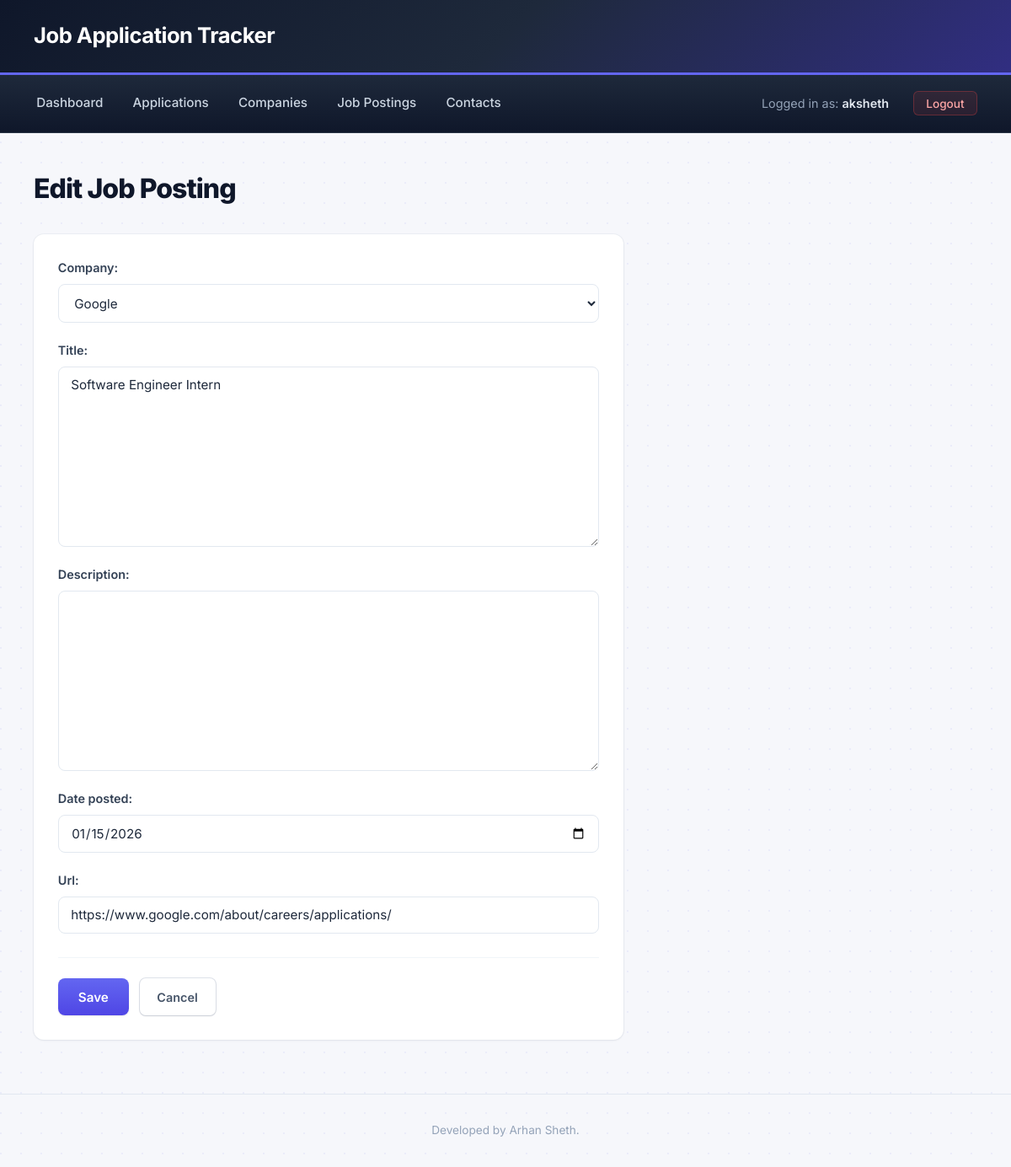
Page /project/job-postings/1/update/ (signed in) on the committed database.
### project/models.py (models this page shows, shortened)
class JobPosting(models.Model):
    company = models.ForeignKey(
        Company, on_delete=models.CASCADE, related_name='job_postings'
    )
    title = models.TextField()
    description = models.TextField(blank=True)
    date_posted = models.DateField(null=True, blank=True)
    url = models.URLField(blank=True)

### project/views.py (the view, shortened to what this page needs)
# urls.py: path('job-postings/<int:pk>/update/', views.JobPostingUpdateView.as_view(), name='job_posting_update'),
class JobPostingUpdateView(LoginRequiredMixin, UpdateView):
    model = JobPosting
    form_class = JobPostingForm
    template_name = 'project/job_posting_form.html'

### project/forms.py
class JobPostingForm(forms.ModelForm):
    class Meta:
        model = JobPosting
        fields = ['company', 'title', 'description', 'date_posted', 'url']
        widgets = {
            'date_posted': forms.DateInput(attrs={'type': 'date'}),
        }

### project/models.py (called while the page is built)
    def __str__(self):
        return f'{self.name}'

### project/templates/project/job_posting_form.html (shortened to what this page needs)
{% extends 'project/base.html' %}
{% block content %}
<div class="page-header">
    <h2>
        {% if object %}Edit Job Posting{% else %}New Job Posting{% endif %}
    </h2>
</div>
<div class="card" style="max-width: 700px;">
    <form method="POST">
        {% for field in form %}
            <div class="form-group">
                <label for="{{ field.id_for_label }}">{{ field.label }}:</label>
                {{ field }}
            </div>
        {% endfor %}
        <div class="form-actions">
            <input type="submit" value="Save">
            <a href="{% url 'job_posting_list' %}" class="btn btn-secondary">Cancel</a>
        </div>
    </form>
</div>
{% endblock %}

### project/templates/project/base.html (shortened to what this page needs)
{% load static %}
<html>
    <head>
        <link rel="stylesheet" type="text/css" href="{% static 'project.css' %}">
    </head>
    <body>
        <h1>Job Application Tracker</h1>
        <div id="nav">
            {% if request.user.is_authenticated %}
                <a href="{% url 'dashboard' %}">Dashboard</a>
                <a href="{% url 'application_list' %}">Applications</a>
                <a href="{% url 'company_list' %}">Companies</a>
                <a href="{% url 'job_posting_list' %}">Job Postings</a>
                <a href="{% url 'contact_list' %}">Contacts</a>
                <span class="logged-in-as">Logged in as: <strong>{{request.user}}</strong></span>
                <form method="POST" action="{% url 'logout' %}">
                    <button type="submit">Logout</button>
                </form>
            {% else %}
                <span class="logged-in-as">Not logged in</span>
                <a href="{% url 'login' %}">Login</a>
                <a href="{% url 'signup' %}">Sign Up</a>
            {% endif %}
        </div>
        <div id="content-container">
            {% block content %}
            {% endblock %}
        </div>
        <footer>
            <p>Developed by Arhan Sheth.</p>
        </footer>
    </body>
</html>

### static/project.css (style rules this page uses)
* { box-sizing: border-box; margin: 0; padding: 0; }
body { font-family: 'Inter', -apple-system, BlinkMacSystemFont, "Segoe UI", sans-serif; color: #1e293b; line-height: 1.6; background-color: #f6f7fb; background-image: radial-gradient(circle at 1px 1px, rgba(99, 102, 241, 0.08) 1px, transparent 0); background-size: 24px 24px; min-height: 100vh; }
h1 { background: linear-gradient(135deg, #0f172a 0%, #1e293b 50%, #312e81 100%); color: white; padding: 1.4rem 2.5rem; margin: 0; font-size: 1.6rem; font-weight: 700; letter-spacing: -0.02em; border-bottom: 3px solid #6366f1; box-shadow: 0 2px 8px rgba(15, 23, 42, 0.15); }
#nav { background: linear-gradient(180deg, #1e293b 0%, #0f172a 100%); padding: 0.9rem 2.5rem; display: flex; gap: 1.8rem; align-items: center; flex-wrap: wrap; border-bottom: 1px solid rgba(255, 255, 255, 0.05); }
#nav a { color: #cbd5e1; text-decoration: none; font-size: 0.95rem; font-weight: 500; padding: 0.4rem 0.2rem; border-bottom: 2px solid transparent; transition: all 0.2s ease; }
#nav .logged-in-as { color: #94a3b8; font-size: 0.9rem; margin-left: auto; }
#nav .logged-in-as strong { color: #e2e8f0; font-weight: 600; }
#nav form { display: inline; margin: 0; }
#nav form button { background: rgba(239, 68, 68, 0.1); border: 1px solid rgba(239, 68, 68, 0.3); color: #fca5a5; padding: 0.35rem 0.9rem; border-radius: 6px; cursor: pointer; font-size: 0.85rem; font-weight: 500; font-family: inherit; transition: all 0.15s ease; }
#content-container { max-width: 1280px; margin: 2.5rem auto; padding: 0 2.5rem; }
.page-header { display: flex; justify-content: space-between; align-items: center; margin-bottom: 1.8rem; }
.page-header h2 { font-size: 2rem; font-weight: 800; color: #0f172a; letter-spacing: -0.03em; }
.btn { display: inline-block; padding: 0.65rem 1.3rem; background: linear-gradient(180deg, #6366f1 0%, #4f46e5 100%); color: white; text-decoration: none; border: none; border-radius: 7px; cursor: pointer; font-size: 0.9rem; font-weight: 600; font-family: inherit; box-shadow: 0 1px 2px rgba(15, 23, 42, 0.1), 0 0 0 1px rgba(79, 70, 229, 0.2); transition: all 0.15s ease; }
.btn-secondary { background: white; color: #475569; box-shadow: 0 1px 2px rgba(15, 23, 42, 0.1), 0 0 0 1px rgba(148, 163, 184, 0.3); }
.card { background-color: white; border-radius: 12px; padding: 1.8rem; box-shadow: 0 1px 3px rgba(15, 23, 42, 0.06), 0 0 0 1px rgba(148, 163, 184, 0.1); margin-bottom: 1rem; transition: all 0.2s ease; }
form .form-group { margin-bottom: 1.3rem; }
form label { display: block; margin-bottom: 0.5rem; font-weight: 600; color: #334155; font-size: 0.9rem; }
form input, form textarea, form select { width: 100%; padding: 0.7rem 0.9rem; border: 1.5px solid #e2e8f0; border-radius: 8px; font-size: 0.95rem; font-family: inherit; color: #1e293b; background-color: white; transition: all 0.15s ease; }
form input[type="submit"] { width: auto; background: linear-gradient(180deg, #6366f1 0%, #4f46e5 100%); color: white; cursor: pointer; border: none; padding: 0.7rem 1.5rem; font-weight: 600; box-shadow: 0 1px 2px rgba(15, 23, 42, 0.1); transition: all 0.15s ease; }
form textarea { min-height: 90px; resize: vertical; }
.form-actions { display: flex; gap: 0.8rem; margin-top: 1.8rem; padding-top: 1.5rem; border-top: 1px solid #f1f5f9; }
footer { text-align: center; padding: 2rem; color: #94a3b8; font-size: 0.85rem; margin-top: 4rem; border-top: 1px solid #e2e8f0; }
#content-container { animation: fadeInUp 0.4s ease-out; }

### rows in the picture
JobPosting: form "Google" "Software Engineer Intern" "01/15/2026" "https://www.google.com/about/careers/applications/"

### other values in the picture
{{ request.user }} "aksheth"
{{ field.label }} "Company" "Title" "Description" "Date posted" "Url"
